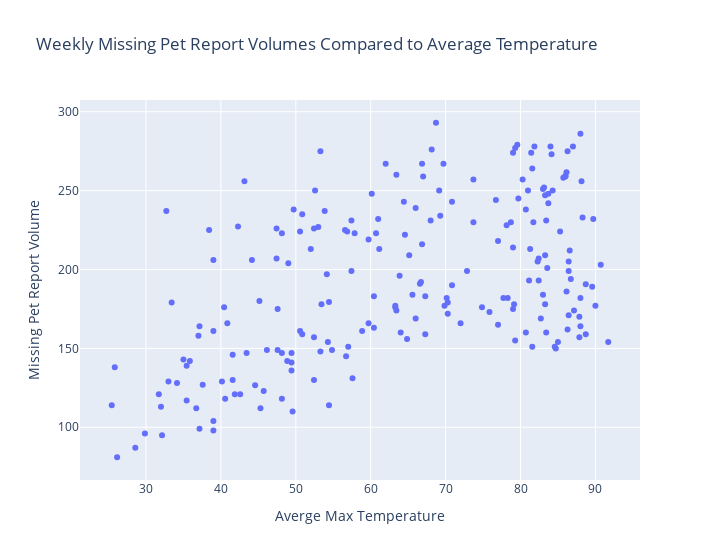

Notebook cell for this chart:
### Markdown cell above
### Plot data distributions and trends

### Code cell
scatter_fig= px.scatter(
  x=weekly_summary['TMAX'],
  y=weekly_summary['smoothed_reports'],
  width=720,
  labels={
    'x': 'Averge Max Temperature',
    'y': 'Missing Pet Report Volume',
    'color': 'Year'
  },
  title='Weekly Missing Pet Report Volumes Compared to Average Temperature'
)
scatter_fig.show()

### Figure 1 — Plotly figure (JSON) as saved in the notebook; plotly's stock layout.template omitted (floating-point values rounded to 4 significant figures; data arrays with more than 128 entries replaced by an {"elided": "..."} marker saying what was removed)
{"data": [{"hovertemplate": "Averge Max Temperature=%{x}<br>Missing Pet Report Volume=%{y}<extra></extra>", "legendgroup": "", "marker": {"color": "#636efa", "symbol": "circle"}, "mode": "markers", "name": "", "orientation": "v", "showlegend": false, "type": "scatter", "x": {"elided": "208 float values"}, "xaxis": "x", "y": {"elided": "208 float values"}, "yaxis": "y"}], "layout": {"legend": {"tracegroupgap": 0}, "title": {"text": "Weekly Missing Pet Report Volumes Compared to Average Temperature"}, "width": 720, "xaxis": {"anchor": "y", "domain": [0, 1], "title": {"text": "Averge Max Temperature"}}, "yaxis": {"anchor": "x", "domain": [0, 1], "title": {"text": "Missing Pet Report Volume"}}}}
